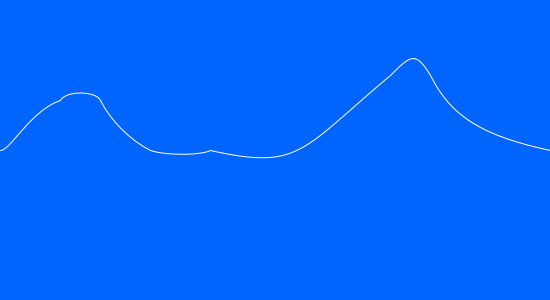
Frame 1 (no input)
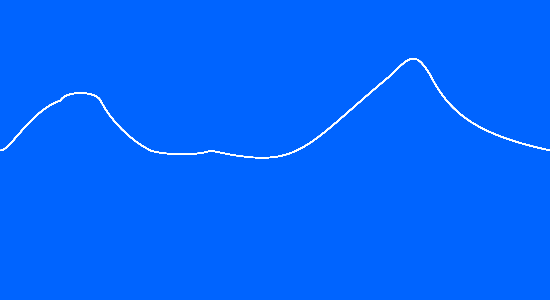
Frame 60 (the mouse pressed at the canvas centre just before this capture)
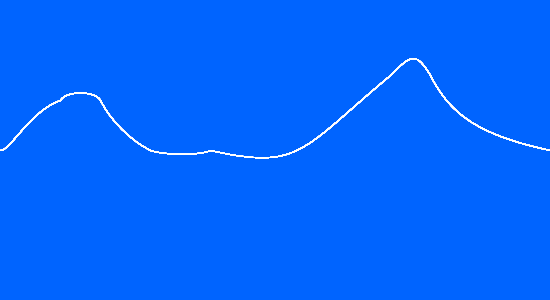
Frame 120 (the mouse held since frame 60 and released just before this capture)

The Processing sketch that drew these frames (run headless with seeded random() and noise(); from frame 60 on, the mouse is pressed at the canvas centre):

// Processing sketch: processing_73999
// ── processing_73999.pde

void setup(){

size(550,300);

background(0,100,255);
noFill();
}
void draw(){
 
stroke(255);

bezier(0,150,10,150,30,110,60,100);

bezier(60,100,65,90,95,90,100,100);

bezier(100,100,110,120,130,140,150,150);

bezier(150,150,165,155,200,155,210,150);

bezier(210,150,300,170,300,150,390,75);

bezier(390,75,410,55,415,50,430,75);

bezier(430,75,450,115,480,135,550,150);

}
